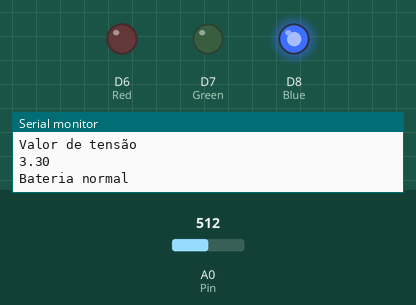
Bench run of a sketch on a simulated ESP8266 (NodeMCU). Parts: output pins drawn as LEDs (lit = HIGH), the last lines printed to the serial monitor. Dashed ring = blinking. The test bench sets the inputs (shaded band); at power-on: A0 (Pin) = 512.

Above: at 1.8 s.
1.9 s: A0 (Pin) set to 529
At 3.8 s:
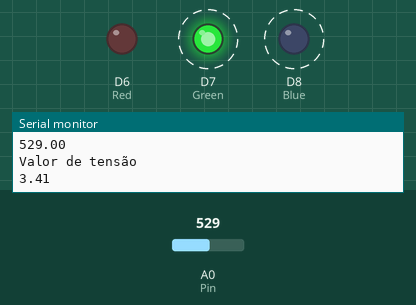
6.0 s: A0 (Pin) set to 306
At 7.4 s:
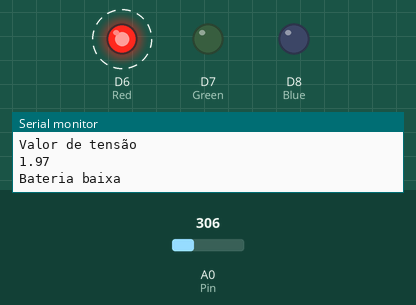
10.1 s: A0 (Pin) set to 409
12.0 s: A0 (Pin) set to 428
At 12.5 s:
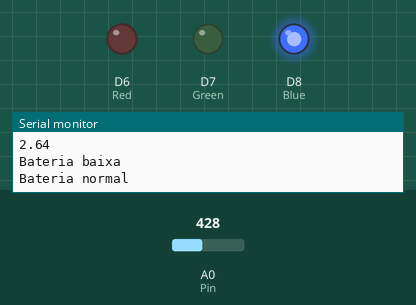
13.5 s: A0 (Pin) set to 716
At 17.9 s:
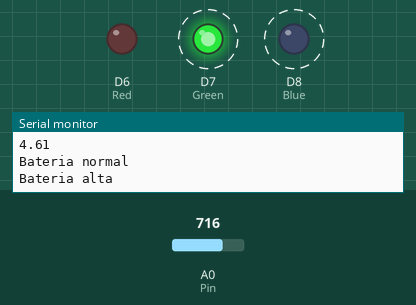
Timing chart, 0 to 18.6 s (numbered marks = the images above; inputs shaded):
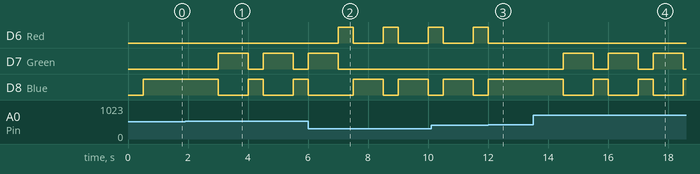

Measured:
- the behaviour switches between 512 and 513 on A0 (Pin) (found by bisection; images 0 and 1)
- the behaviour switches between 418 and 419 on A0 (Pin) (found by bisection; images 2 and 3)
- after the input at 1.9 s, D7 (Green): alternates HIGH for 1.0 s and LOW for 0.50 s, starting after 1.1 s; D8 (Blue): alternates HIGH for 0.50 s and LOW for 1.0 s, starting after 1.1 s
- after the input at 6.0 s, D6 (Red): alternates HIGH for 0.50 s and LOW for 1.0 s, starting after 1.0 s; D7 (Green): goes on until 7.0 s, then stays LOW
- after the input at 12.0 s, D6 (Red): goes on until 12.0 s, then stays LOW; D8 (Blue): goes on until 12.0 s, then stays HIGH
- after the input at 13.5 s, D7 (Green): alternates HIGH for 1.0 s and LOW for 0.50 s, starting after 1.0 s; D8 (Blue): alternates HIGH for 0.50 s and LOW for 1.0 s, starting after 1.0 s

The sketch:

Nivel_de_Bateria.ino
```cpp
int Pin = A0;    //Pino
float LerTensao = 0.0;   //Ler a tensao no pino
float TensaoNaBateria=0; //Tensao na bateria

const int Blue = D8;     //LED azul
const int Green = D7;    //LED verde
const int Red = D6;      //LED vermelho

void setup() {
  Serial.begin(9600);
  pinMode(Blue, OUTPUT); //Define a porta como saída
  pinMode(Green, OUTPUT);//Define a porta como saída
  pinMode(Red, OUTPUT);  //Define a porta como saída
  pinMode(Pin, INPUT);   //Define a porta como entrada
}

//Funções responsáveis por executar o brilho selecionado
void RedFuncao(){
  digitalWrite(Blue, LOW);
  digitalWrite(Green, LOW);
  digitalWrite(Red, HIGH);
}
void BlueFuncao(){
  digitalWrite(Blue, HIGH);
  digitalWrite(Green, LOW);
  digitalWrite(Red, LOW);
}
void GreenFuncao(){
  digitalWrite(Blue, LOW);
  digitalWrite(Green, HIGH);
  digitalWrite(Red, LOW);
}

void loop() {
  LerTensao = analogRead(Pin);
  TensaoNaBateria = 2*(LerTensao*(3.3/1024));
  Serial.println("Valor de input");
  Serial.println(LerTensao);
  Serial.println("Valor de tensão");
  Serial.println(TensaoNaBateria);
  delay(500);

  if(TensaoNaBateria <= (2.7)){RedFuncao(); Serial.println("Bateria baixa"); delay(500);}                          //Bateria baixa
  if(TensaoNaBateria > (2.7) || TensaoNaBateria < (3.3)){ BlueFuncao();Serial.println("Bateria normal");delay(500);} //Bateria normal
  if(TensaoNaBateria >= (3.3)){GreenFuncao(); Serial.println("Bateria alta");delay(500);}                          //Bateria Alta
}
```
